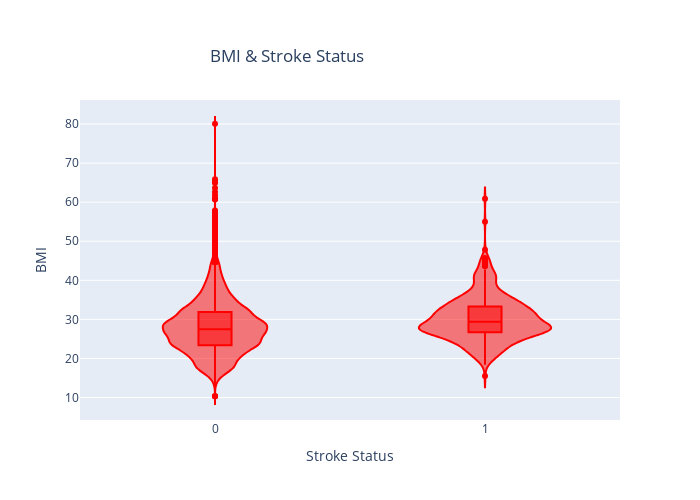

Write notebook code for a chart like this one.
### Code cell
fig=px.violin(train_df,y='bmi',x='stroke',box=True,width=700, height=500, color_discrete_sequence=plot_color,
                title='BMI & Stroke Status',
              labels={'stroke':'Stroke Status','bmi':'BMI'})
fig.update_layout(title_x = 0.3, title_y = 0.9)
fig.show()

### Figure 1 — Plotly figure (JSON) as saved in the notebook; plotly's stock layout.template omitted (floating-point values rounded to 4 significant figures; data arrays with more than 128 entries replaced by an {"elided": "..."} marker saying what was removed)
{"data": [{"alignmentgroup": "True", "box": {"visible": true}, "hovertemplate": "Stroke Status=%{x}<br>BMI=%{y}<extra></extra>", "legendgroup": "", "marker": {"color": "red"}, "name": "", "offsetgroup": "", "orientation": "v", "scalegroup": "True", "showlegend": false, "type": "violin", "x": {"elided": "15303 int values"}, "x0": " ", "xaxis": "x", "y": {"elided": "15303 float values"}, "y0": " ", "yaxis": "y"}], "layout": {"height": 500, "legend": {"tracegroupgap": 0}, "title": {"text": "BMI & Stroke Status", "x": 0.3, "y": 0.9}, "violinmode": "group", "width": 700, "xaxis": {"anchor": "y", "domain": [0, 1], "title": {"text": "Stroke Status"}}, "yaxis": {"anchor": "x", "domain": [0, 1], "title": {"text": "BMI"}}}}
